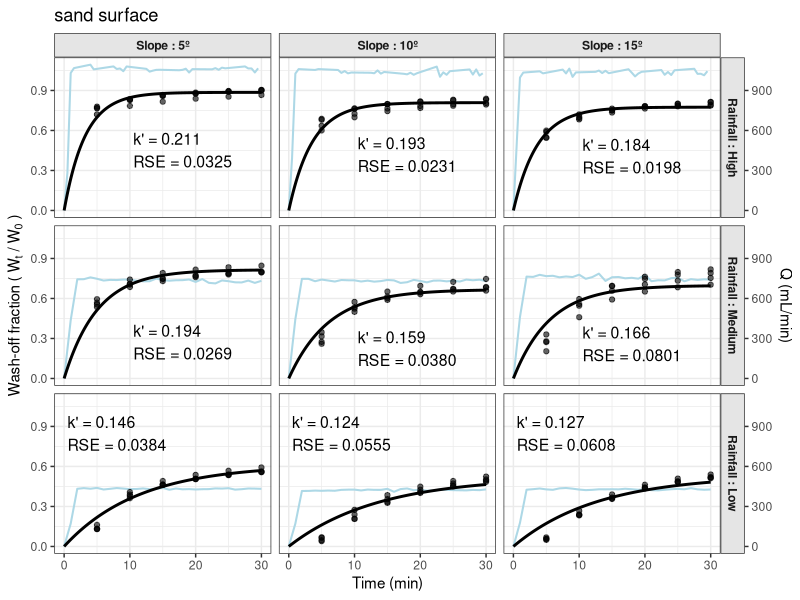
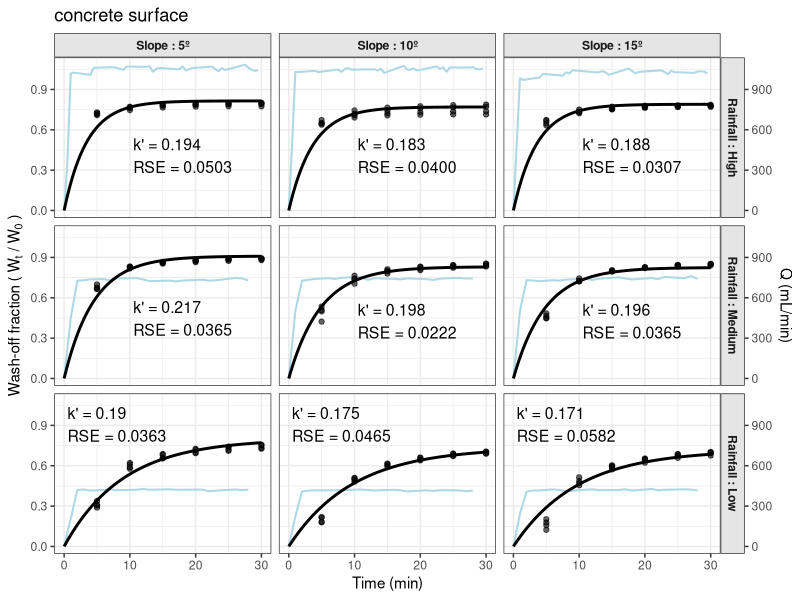
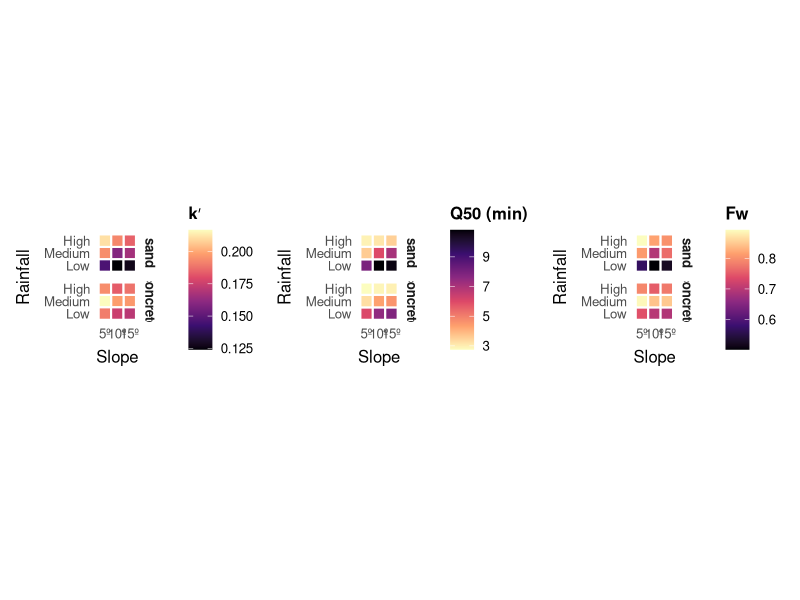
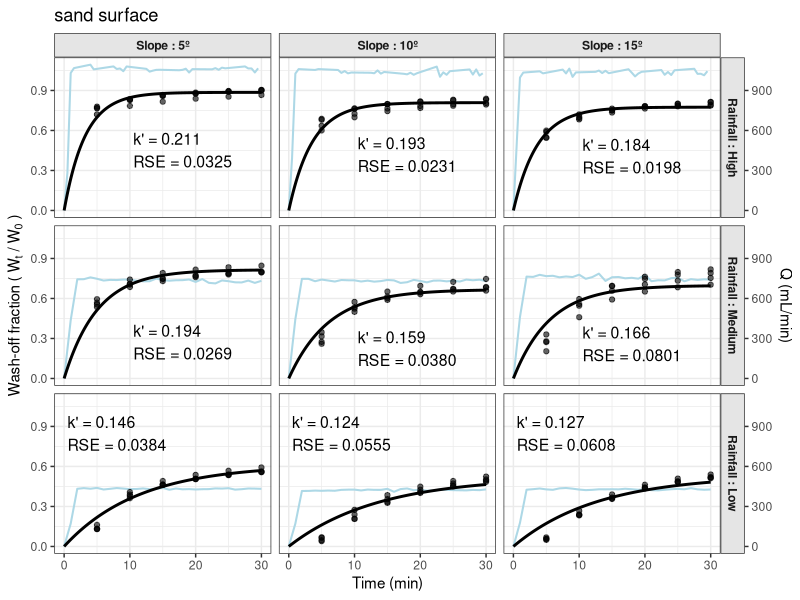
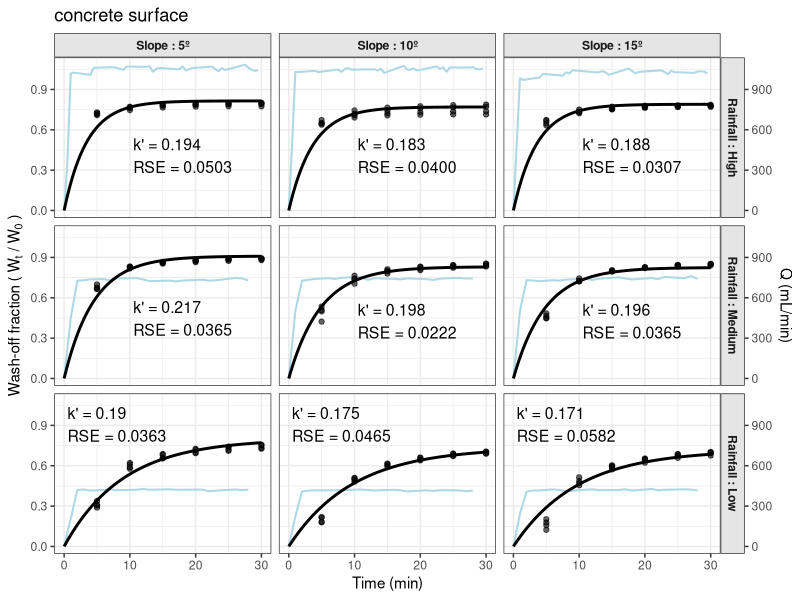
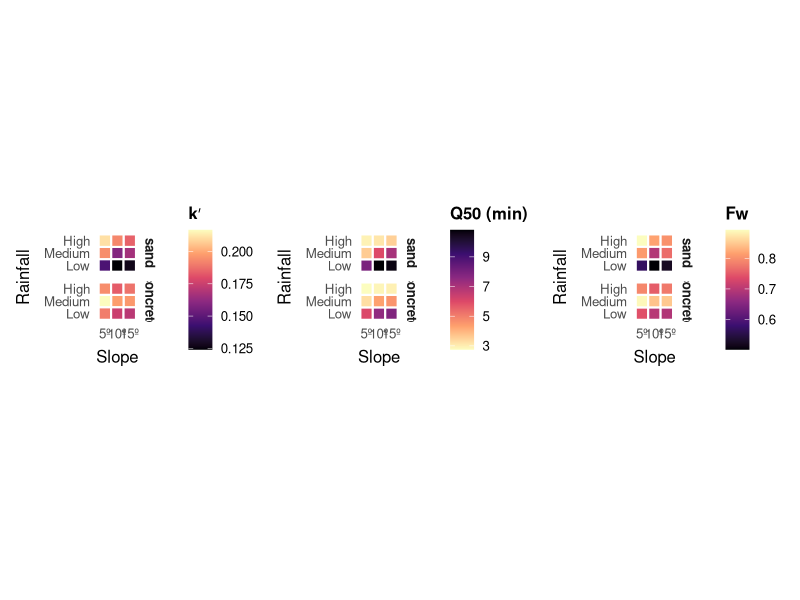

These figures' R source, in order:
#Load libraries ----
library(tidyverse)
library(viridis)
library(patchwork)

#Load data ----
flux_data <- read.csv("data/output_data/flux_data.csv")
model_params <- read.csv("data/output_data/muthumasy_model_parameters.csv")
mass_cumulative <- read.csv("data/output_data/mass_cumulative.csv")
q50_mass_flux <- read.csv("data/output_data/quartile_mass_flux.csv")
metadata <- read.csv("data/input_data/metadata.csv")
runoff_data <- read.csv("data/output_data/runoff_data_vol.csv")

#Wash off model plots ----
#Facet order + labels
params_surface <- model_params %>%
  mutate(
    rainfall_f = factor(rainfall, levels = c("high","med","low")),
    slope_f    = factor(slope,    levels = c(5,10,15))
  )

facet_labels <- list(
  slope_f    = c(`5`="Slope : 5º", `10`="Slope : 10º", `15`="Slope : 15º"),
  rainfall_f = c(high="Rainfall : High", med="Rainfall : Medium", low="Rainfall : Low")
)

#Make curves from model parameters
model_curves <- model_params %>%
  rowwise() %>%
  mutate(curve = list(tibble(
    t = seq(0, 30, length.out = 200),
    pred_frac = f_k * (1 - exp(-(k_prime * i_mean) * t))
  ))) %>%
  unnest(curve) %>%
  select(condition, t, pred_frac)

runoff_prepped <- runoff_data %>%
  mutate(interval = end_time_min - start_time_min,
         volume_mL = if_else(interval == 0.5, volume_mL * 2, volume_mL)) %>%
  group_by(condition, end_time_min) %>%
  summarise(Q = mean(volume_mL, na.rm = TRUE), .groups = "drop") %>%
  arrange(condition, end_time_min) %>%
  group_by(condition) %>%
  #Add (0,0) flow anchor
  group_modify(~ bind_rows(tibble(end_time_min = 0, Q = 0), .x)) %>%
  ungroup()

#Replicate points to overlay
mass_points <- mass_cumulative %>%
  select(condition, end_time_min, cumulative_mass_g)

##Plot functions ----
plot_surface <- function(surface_type = "sand") {
  
  #Conditions for this surface
  conds_this_surface <- params_surface %>%
    filter(surface == surface_type) %>%
    pull(condition)
  
  #Join labels/params
  curves_surface <- model_curves %>%
    filter(condition %in% conds_this_surface) %>%
    left_join(params_surface %>% select(condition, surface, rainfall_f, slope_f, f_k, rse), by = "condition")
  
  runoff_surface <- runoff_prepped %>%
    filter(condition %in% conds_this_surface) %>%
    left_join(params_surface %>% select(condition, surface, rainfall_f, slope_f), by = "condition")
  
  mass_surface <- mass_points %>%
    filter(condition %in% conds_this_surface) %>%
    left_join(params_surface %>% select(condition, surface, rainfall_f, slope_f), by = "condition")
  
  #Dynamic annotation placement per facet
  annos <- mass_surface %>%
    group_by(condition, rainfall_f, slope_f) %>%
    summarise(
      x_anno = 0.35 * max(end_time_min, na.rm = TRUE),
      y_anno = 0.5 * max(c(cumulative_mass_g,
                            curves_surface %>% filter(condition == first(condition)) %>% pull(pred_frac)), na.rm = TRUE),
      .groups = "drop"
    ) %>%
    left_join(params_surface %>% select(condition, k_prime, rse), by = "condition")
  
  annos <- annos %>%
    mutate(y_anno = if_else(condition == 4 | condition == 5 | condition == 6, y_anno + 0.5, y_anno),
           x_anno = if_else(condition == 4 | condition == 5 | condition == 6, x_anno - 10, x_anno)) %>%
    mutate(y_anno = if_else(condition == 1 | condition == 2 | condition == 3, y_anno - 0.15, y_anno)) %>%
    mutate(y_anno = if_else(condition == 16 | condition == 17 | condition == 18, y_anno + 0.5, y_anno),
           x_anno = if_else(condition == 16 | condition == 17 | condition == 18, x_anno - 10, x_anno))
  
  ggplot() +
    #Flow (secondary axis)
    geom_line(data = runoff_surface,
              aes(x = end_time_min, y = Q/1000),
              color = "lightblue", linewidth = 0.7) +
    #Observed points
    geom_point(data = mass_surface,
               aes(x = end_time_min, y = cumulative_mass_g),
               alpha = 0.6) +
    #Model curve
    geom_line(data = curves_surface,
              aes(x = t, y = pred_frac),
              color = "black", linewidth = 1) +
    #Annotations
    geom_text(data = annos,
              aes(x = x_anno, y = y_anno,
                  label = paste0("k' = ", round(k_prime, 3),
                                 "\nRSE = ", format(rse, digits = 3, nsmall = 3))),
              hjust = 0,
              size = 4) +
    facet_grid(
      rows = vars(rainfall_f),
      cols = vars(slope_f),
      labeller = labeller(.rows = facet_labels$rainfall_f, .cols = facet_labels$slope_f)
    ) +
    scale_y_continuous(
      name = "Wash-off fraction (" ~ W[t] ~ "/" ~ W[0] ~ ")",
      sec.axis = sec_axis(~ . * 1000, name = "Q (mL/min)")
    ) +
    scale_x_continuous(name = "Time (min)", limits = c(0, 30)) +
    ggtitle(paste(surface_type, "surface")) +
    theme_bw() +
    theme(
      strip.background = element_rect(fill = "grey90"),
      strip.text = element_text(face = "bold")
    )
}

plot_sand      <- plot_surface("sand")
plot_concrete  <- plot_surface("concrete")

#View
plot_sand
plot_concrete

#Save
ggsave("figures/washoff_model_fit_sand.png", plot_sand, width = 7, height = 5, dpi = 600)
ggsave("figures/washoff_model_fit_concrete.png", plot_concrete, width = 7, height = 5, dpi = 600)
#ggsave("figures/washoff_model_fit_sand.pdf", plot_sand, width = 7, height = 5, dpi = 600)
#ggsave("figures/washoff_model_fit_concrete.pdf", plot_concrete, width = 7, height = 5, dpi = 600)





#Heatmaps for f(k), k', total wash-off, and Q50 ----
#Prep factors and labels
params <- model_params %>%
  mutate(
    slope_f    = factor(slope, levels = c(5, 10, 15)),
    rainfall_f = factor(rainfall, levels = c("low", "med", "high")),
    surface_f  = factor(surface, levels = c("sand", "concrete"))
  )

q50_mass_flux <- q50_mass_flux %>%
  mutate(
    slope_f    = factor(slope, levels = c(5, 10, 15)),
    rainfall_f = factor(rainfall, levels = c("low", "med", "high")),
    surface_f  = factor(surface, levels = c("sand", "concrete"))
  )

slope_tick_labels <- c(`5` = "5º", `10` = "10º", `15` = "15º")
rain_tick_labels  <- c(low = "Low", med = "Medium", high = "High")

#Function to make one 3×3 heatmap figure (faceted by surface rows)
make_heatmap <- function(df, value_col, title, limits, palette = "inferno", direction = 1) {
  ggplot(df, aes(x = slope_f, y = rainfall_f, fill = .data[[value_col]])) +
    geom_tile(color = "white", linewidth = 0.7) +
    facet_grid(rows = vars(surface_f)) +
    scale_x_discrete(name = "Slope",    labels = c(`5`="5º", `10`="10º", `15`="15º")) +
    scale_y_discrete(name = "Rainfall", labels = c(low="Low", med="Medium", high="High")) +
    scale_fill_viridis_c(option = palette, limits = limits, name = title, direction = direction) +  # <- many colors
    coord_equal() +
    theme_minimal(base_size = 12) +
    theme(panel.grid = element_blank(),
          strip.text.y = element_text(face = "bold"),
          axis.title.x = element_text(margin = margin(t = 6)),
          axis.title.y = element_text(margin = margin(r = 8)),
          legend.title = element_text(face = "bold"))
}

#Set limits
kp_lim <- range(params$k_prime, na.rm = TRUE)
q50_lim <- range(q50_mass_flux$Q50_time_min_mean, na.rm = TRUE)
max_frac_lim <- range(q50_mass_flux$max_frac, na.rm = TRUE)

#Make individual plots
p_kp <- make_heatmap(params, "k_prime","k′",   kp_lim, palette = "magma")
p_q50 <- make_heatmap(q50_mass_flux, "Q50_time_min_mean","Q50 (min)",   q50_lim, palette = "magma", direction = -1)
p_max_frac <- make_heatmap(q50_mass_flux, "max_frac","Fw",   max_frac_lim, palette = "magma")

#Arrange side-by-side
heatmaps <- (p_kp + theme(legend.position = "right")) +
  (p_q50 + theme(legend.position = "right")) +
  (p_max_frac + theme(legend.position = "right")) +
  plot_layout(ncol = 3, widths = c(1,1,1), guides = "keep")

#View
heatmaps

#Save figs
ggsave("figures/heatmaps.png", heatmaps, width = 9, height = 3, dpi = 600)
#ggsave("figures/heatmaps.pdf",  heatmaps, width = 10, height = 8)






